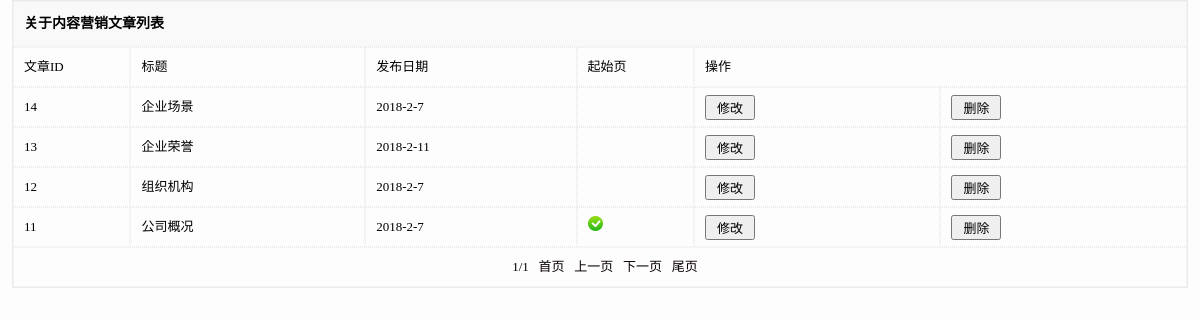
The app's page /admin/about_list.php (signed in) with its own data.
### tables this page shows
CREATE TABLE IF NOT EXISTS `about` (
  `id` int(11) NOT NULL AUTO_INCREMENT,
  `title` varchar(50) DEFAULT NULL COMMENT '标题',
  `comefrom` varchar(20) DEFAULT NULL COMMENT '来源',
  `pubdate` varchar(20) DEFAULT NULL COMMENT '发布日期',
  `keywords` text COMMENT '关键字',
  `description` text COMMENT '描述',
  `content` text COMMENT '内容',
  `firstpage` varchar(5) DEFAULT NULL COMMENT '栏目起始页',
  PRIMARY KEY (`id`)
);

### admin/about_list.php (the view, shortened to what this page needs)
<?php
require_once('../public/conn.php');
?>
<!DOCTYPE html PUBLIC "-//W3C//DTD XHTML 1.0 Transitional//EN" "http://www.w3.org/TR/xhtml1/DTD/xhtml1-transitional.dtd">
<html xmlns="http://www.w3.org/1999/xhtml">
<head>
<link href="css/table.css" rel="stylesheet" type="text/css" />
</head>
<body>
<table cellspacing="0" cellpadding="0" align="center">
	<tr>
		<td class="tt" colspan="6">关于内容营销文章列表</td>
	</tr>
	<tr>
		<td width="10%" height="35">文章ID</td>
		<td width="20%">标题</td>
		<td width="18%">发布日期</td>
		<td width="10%">起始页</td>
		<td colspan="2">操作</td>
	</tr>
	<?php
	$total_num=mysqli_num_rows(mysqli_query($conn,"select * from about"));
	$pagesize=10;
	$page_num=ceil($total_num/$pagesize);
	$page=$_GET['page'];
	if($page<1 || $page==''){
		$page=1;
	}
	$offset=$pagesize*($page-1);
	$prepage=($page<>1)?$page-1:$page;
	$nextpage=($page<>$page_num)?$page+1:$page;
	$result=mysqli_query($conn,"select * from about order by id desc limit $offset,$pagesize");
	if($total_num>0){
		while($row=mysqli_fetch_array($result)){
	?>
	<tr>
		<td><?php echo $row['id']?></td>
		<td><?php echo $row['title']?></td>
		<td><?php echo $row['pubdate']?></td>
		<td><?php if($row['firstpage']=="是"){echo "<img src='images/ok.png'>";}?>
			&nbsp;</td>
		<td width="21%"><input class="btn" type="submit" name="button" id="button" value="修改" onclick="window.location.href='about_modify.php?id=<?php echo $row['id']?>'" /></td>
		<td width="21%"><input class="btn" type="submit" name="button2" id="button2" value="删除" onclick="window.location.href='about_delete.php?id=<?php echo $row['id']?>'" /></td>
	</tr>
	<?php
		}
	}else{
		echo "<tr><td colspan='6' style='color:red;font-size:13px'>暂无记录</td></tr>";
	}
	?>
	<tr>
		<td colspan="6" align="center">
		<?=$page?>/<?=$page_num?>&nbsp;&nbsp;
		<a href="?page=1">首页</a>&nbsp;&nbsp;
		<a href="?page=<?=$prepage?>">上一页</a>&nbsp;&nbsp;
		<a href="?page=<?=$nextpage?>">下一页</a>&nbsp;&nbsp;
		<a href="?page=<?=$page_num?>"> 尾页</a></td>
	</tr>
</table>
</body>
</html>

### admin/css/table.css (style rules this page uses)
* { padding:0px;margin:0px; }
body { background-color:#FDFDFD; }
a { text-decoration:none;color:#090000; }
table { width:98%;border:1px solid #EBEBEB;margin-left:auto;margin-right:auto; }
td { min-height:28px;height:auto;line-height:28px;border:1px dotted #ECECEC;font-size:13px;padding-left:10px;padding-top:5px;padding-bottom:5px; }
.tt { height:34px;line-height:34px;font-size:14px;font-weight:bold;background:#F9F9F9; }
.btn { width:50px;height:25px;line-height:22px;font-size:13px; }

### records on screen
about: id "14", title "企业场景", pubdate "2018-2-7"
about: id "13", title "企业荣誉", pubdate "2018-2-11"
about: id "12", title "组织机构", pubdate "2018-2-7"
about: id "11", title "公司概况", pubdate "2018-2-7"

### other values on screen
$page "1"
$page_num "1"
